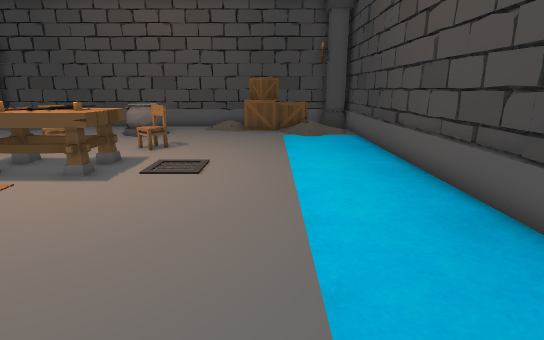
[1] (above)

15 first-person views from a walk through a Unity game level. The camera is 1.2 m above the floor, tilts 14° down and sees 80° across. The floor is counted in squares, 0.5 m on a side. Each view is taken from the middle of a square. On the plan, view 1 faces up. The plan holds only what a view shows up to about 20 squares ahead; the rest is blank. The player character is not drawn.

[2]
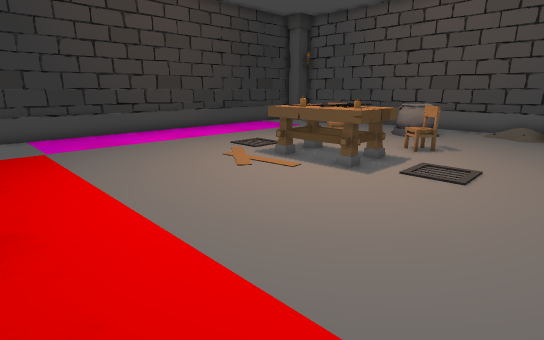

[3]
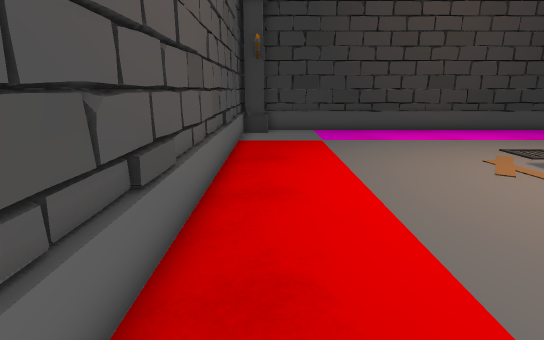

[4]
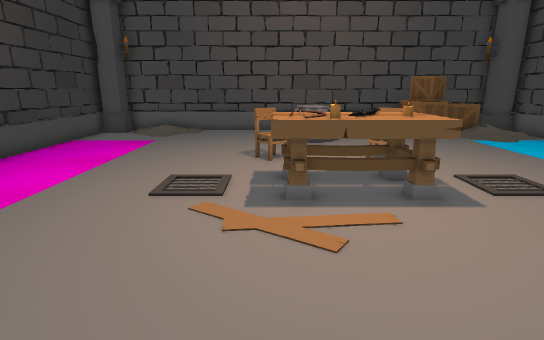

[5]
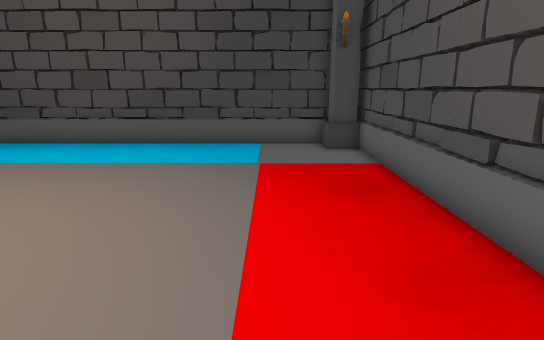

[6]
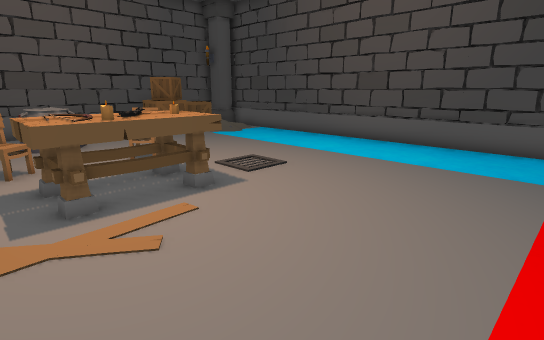

[7]
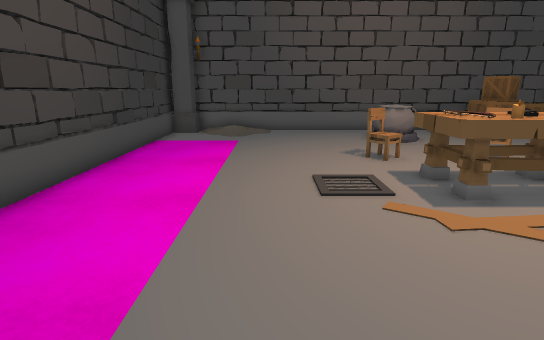

[8]
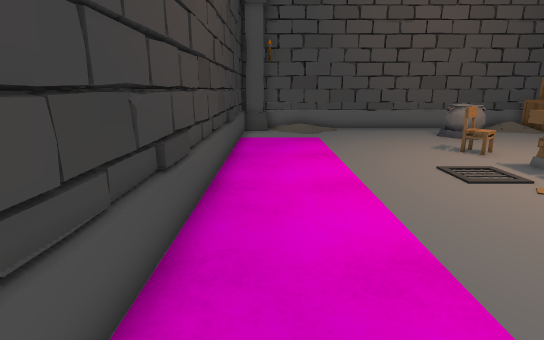

[9]
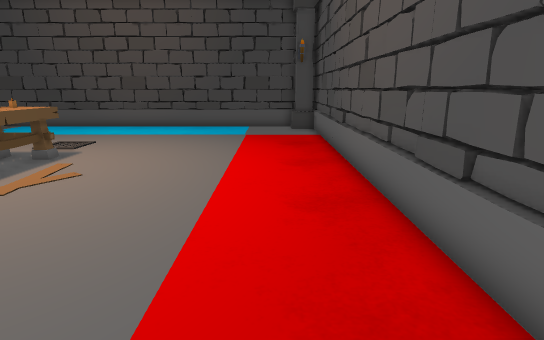

[10]
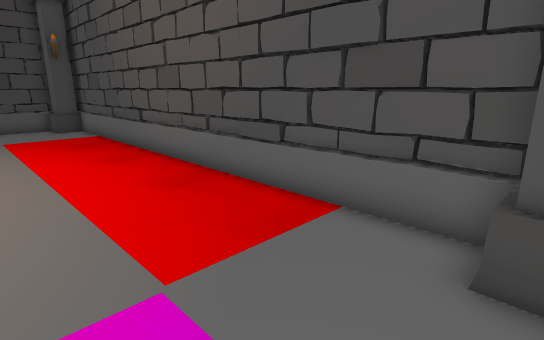

[11]
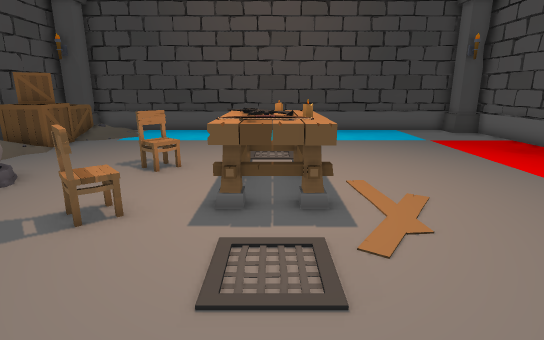

[12]
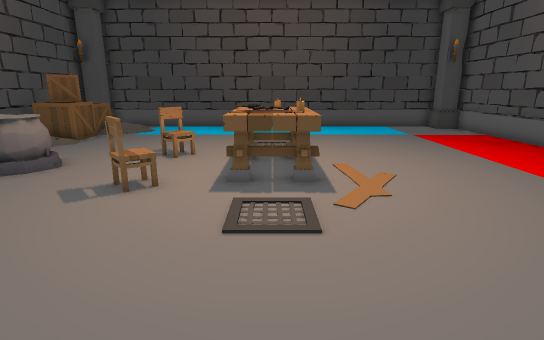

[13]
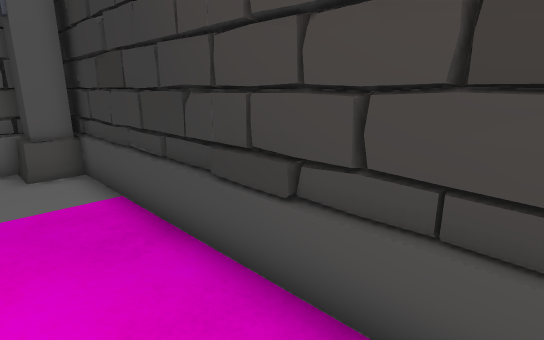

[14]
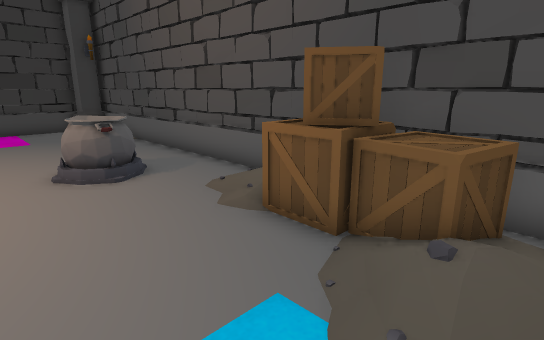

[15]
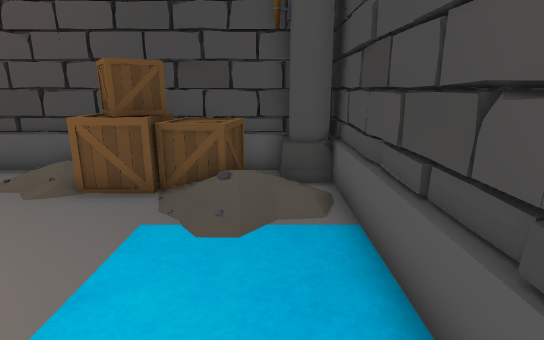

### Floor plan
Points are (right, up) in squares from view 1. A wall is a line through its corners. A room is listed if a view was taken in it or the views show most of it. See-through windows are left out.
Room 1 (views 1, 2, 3, 4, 5, 6, 7, 8, 9, 10, 11, 12, 13, 14, 15)
walls: (-18.6, 6.1) (-19.1, 6); (3, 22.1) (2.9, 21.6); (-17.6, -1.6) (3.4, -1.6); (4.6, -0.6) (4.6, 20.6); (-18.6, 20.8) (-18.6, -0.9); (4.8, -0.8) (4.8, 21.8) (-18.8, 21.8) (-18.8, -1.8) (4.7, -1.8)
low walls: (-6.9, 17) (-7.5, 17.2); (-7.4, 17.1) (-7.6, 17.3) (-7.9, 17.9); (-6.4, 17.6) (-6.7, 17.3) (-7.4, 17.4) (-7.7, 17.9); (-6, 18) (-6.3, 17.3); (-6, 18.2) (-6.2, 17.4); (-6.1, 18.4) (-5.9, 17.9); (-6.3, 18.7) (-5.9, 18) (-6, 17.5) (-6.8, 17.1) (-7.6, 17.3); (-3, 21.6) (-17.5, 21.6); (1, 21.6) (0.2, 21.6); (3.5, 21.6) (2, 21.6)
objects: column (-18, -1) to (-17, 0); column (-18, 20) to (-17, 21); table (-9, 9) to (-5, 11); chair (-9, 14); chair (-5, 14); box (-2, 19) to (2, 21); column (3, -1) to (4, 0); column (3, 20) to (4, 21)

Where each view was taken, in squares from view 1:
view 1: 0 up, 0 right, facing up
view 2: 0 up, 0 right, facing up-left
view 3: 0 up, 1 right, facing left
view 4: 2 up, 9 left, facing up
view 5: 2 up, 10 left, facing right
view 6: 2 up, 10 left, facing up-right
view 7: 2 up, 13 left, facing up
view 8: 1 up, 17 left, facing up
view 9: 1 up, 17 left, facing right
view 10: 4 up, 18 left, facing down-right
view 11: 10 up, 15 left, facing right
view 12: 10 up, 17 left, facing right
view 13: 10 up, 16 left, facing down-left
view 14: 15 up, 3 right, facing up-left
view 15: 12 up, 3 right, facing up
